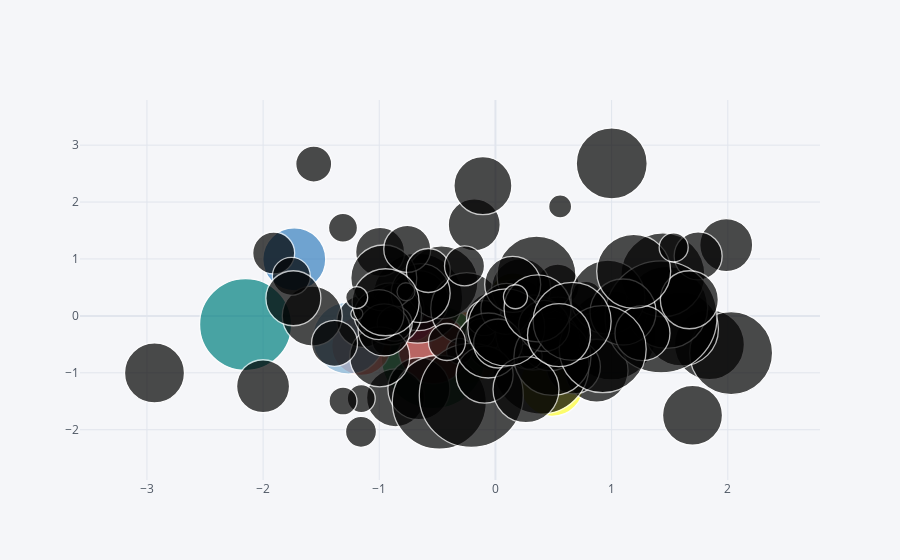

The notebook cell saved with this chart:
### Code cell
df.iplot(kind = 'bubble', x = 'A', y = 'B', size = "C")
